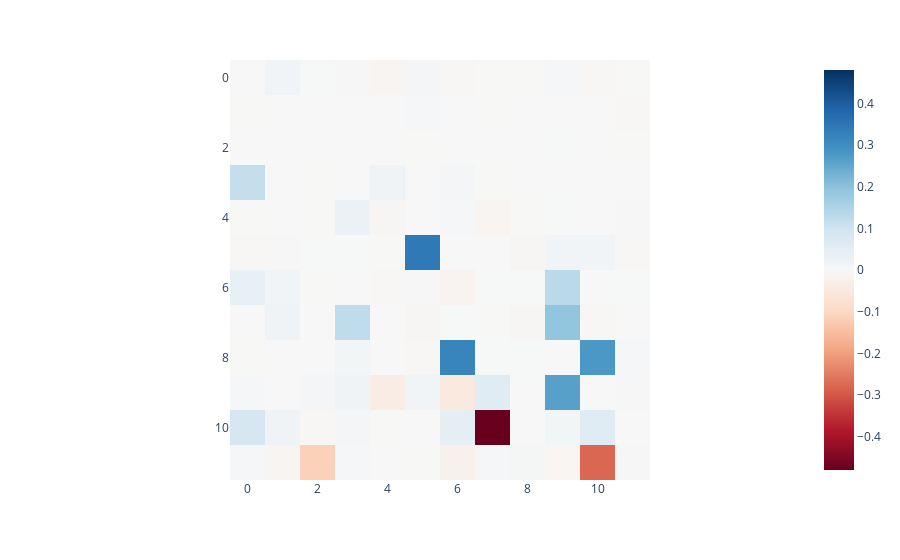

Source (notebook cell):
### Code cell
results = act_patch(
    model=model,
    orig_input=flipped_tokens,
    new_cache=clean_cache,
    patching_nodes=IterNode('z'),
    patching_metric=ioi_metric_denoising,
    verbose=True,
)

imshow(results['z'])

### Figure 1 — Plotly figure (JSON) as saved in the notebook; plotly's stock layout.template omitted (floating-point values rounded to 4 significant figures; data arrays with more than 128 entries replaced by an {"elided": "..."} marker saying what was removed)
{"data": [{"coloraxis": "coloraxis", "hovertemplate": "x: %{x}<br>y: %{y}<br>color: %{z}<extra></extra>", "name": "0", "type": "heatmap", "xaxis": "x", "yaxis": "y", "z": {"elided": "12x12 float values"}}], "layout": {"coloraxis": {"cmid": 0, "colorscale": [[0, "rgb(103,0,31)"], [0.1, "rgb(178,24,43)"], [0.2, "rgb(214,96,77)"], [0.3, "rgb(244,165,130)"], [0.4, "rgb(253,219,199)"], [0.5, "rgb(247,247,247)"], [0.6, "rgb(209,229,240)"], [0.7, "rgb(146,197,222)"], [0.8, "rgb(67,147,195)"], [0.9, "rgb(33,102,172)"], [1, "rgb(5,48,97)"]]}, "margin": {"t": 60}, "xaxis": {"anchor": "y", "constrain": "domain", "domain": [0, 1], "scaleanchor": "y"}, "yaxis": {"anchor": "x", "autorange": "reversed", "constrain": "domain", "domain": [0, 1]}}}
